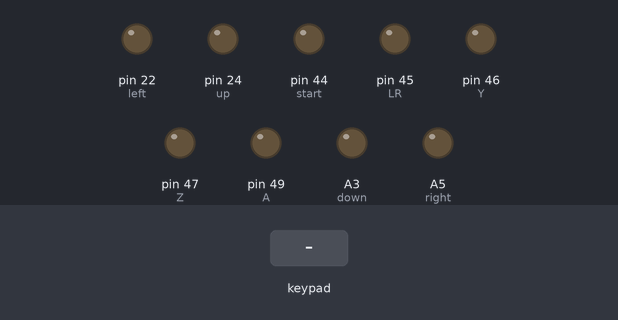
A sketch run on a simulated Arduino Mega 2560, built with avr-gcc and run on an emulated ATmega2560. On the bench: output pins drawn as LEDs (lit = HIGH). The inputs (shaded band) are chosen by the test bench.

Above: at 1.2 s.
1.3 s: key '7' pressed
At 2.2 s:
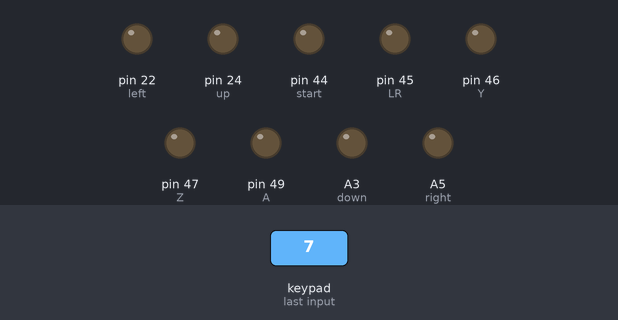
2.9 s: keypad keys 2 3 4 5 # pressed 0.4 s apart
At 3.0 s:
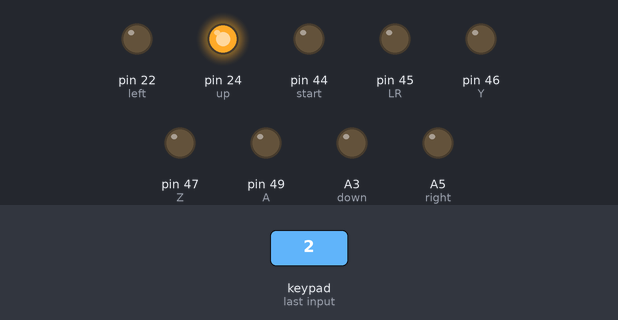
6.4 s: key '8' pressed
At 6.5 s:
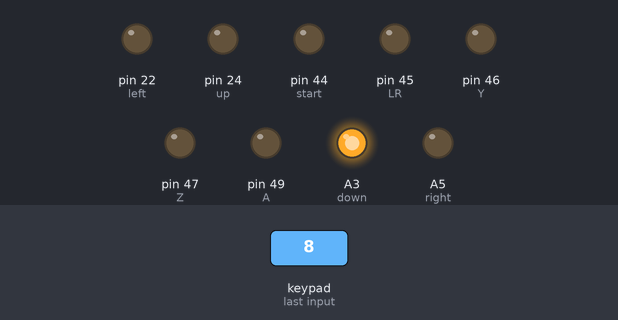
8.1 s: keypad keys 2 3 4 5 A pressed 0.4 s apart
At 9.0 s:
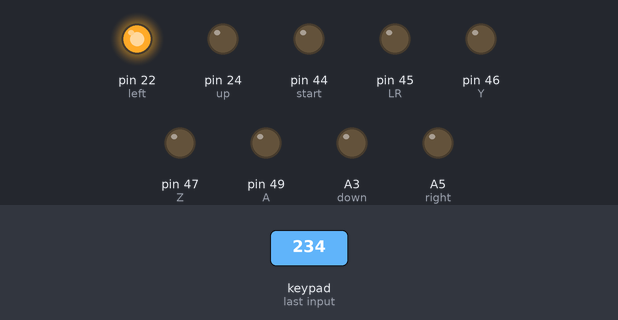
11.6 s: key '0' pressed
At 11.7 s:
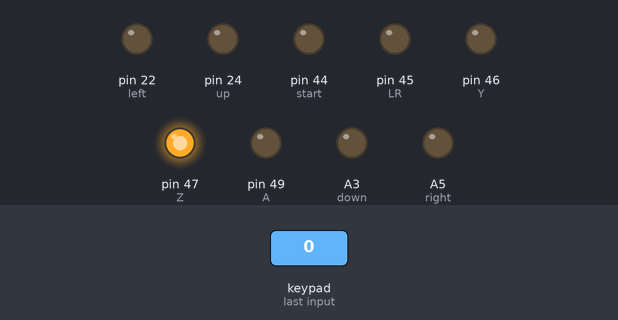
13.3 s: keypad keys 6 7 8 9 pressed 0.4 s apart
At 13.4 s:
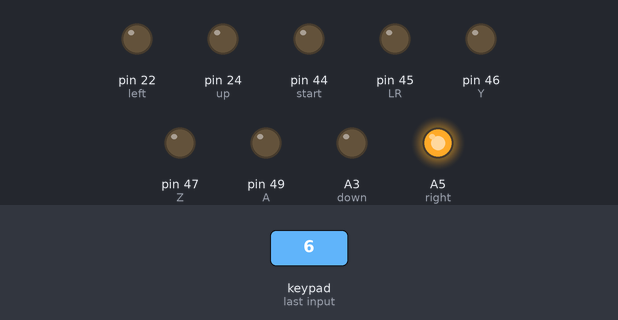
Timing chart, 0 to 16.3 s (numbered marks = the images above; inputs shaded):
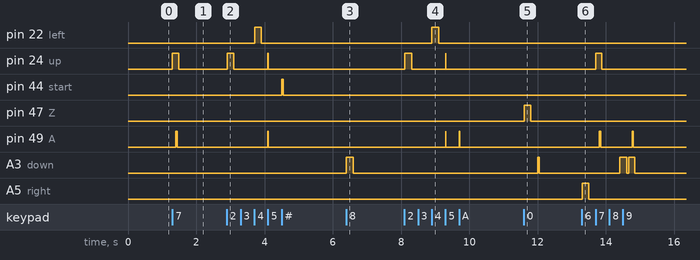

Measured:
- after the input at 1.3 s, pin 24 (up): LOW → HIGH at once, → LOW 0.18 s later; pin 49 (A): LOW → HIGH after 0.10 s, → LOW 0.04 s later
- after the input at 2.9 s, pin 22 (left): LOW → HIGH after 0.81 s, → LOW 0.20 s later; pin 24 (up): LOW → HIGH at once, → LOW 0.20 s later, → HIGH 1.0 s later, → LOW 0.01 s later; pin 44 (start): LOW → HIGH after 1.6 s, → LOW 0.04 s later; pin 49 (A): LOW → HIGH after 1.2 s, → LOW 0.01 s later
- after the input at 6.4 s, A3 (down): LOW → HIGH at once, → LOW 0.20 s later
- after the input at 8.1 s, pin 22 (left): LOW → HIGH after 0.80 s, → LOW 0.20 s later; pin 24 (up): LOW → HIGH at once, → LOW 0.20 s later, → HIGH 1.0 s later, → LOW 0.01 s later; pin 49 (A): alternates HIGH for 0.02 s and LOW for 0.39 s, 4 changes in all, then stays LOW, starting after 1.2 s
- after the input at 11.6 s, pin 47 (Z): LOW → HIGH at once, → LOW 0.20 s later; A3 (down): LOW → HIGH after 0.40 s, → LOW 0.05 s later
- after the input at 13.3 s, pin 24 (up): LOW → HIGH after 0.41 s, → LOW 0.18 s later; pin 49 (A): alternates HIGH for 0.04 s and LOW for 0.92 s, 4 changes in all, then stays LOW, starting after 0.51 s

The sketch:

keypad_smash_wolf.ino
```cpp
#include <Keypad.h>

const int left = 22;
const int right = A5;
const int up = 24;
const int down = A3;
const int Z = 47;
const int start = 44;
const int A = 49;
const int B = 48;
const int Y = 46;
const int LR = 45;
const int LTilt = 43;
const int RTilt = 42;
char lastKey = "";
const int timeToWait = 500;

const byte ROWS = 4; //four rows
const byte COLS = 4; //three columns
char keys[ROWS][COLS] = {
  {'1','4','7','*'},
  {'2','5','8','0'},
  {'3','6','9','#'},
  {'A','B','C','D'}
};

byte rowPins[ROWS] = {2, 3, 4, 5};
byte colPins[COLS] = {6, 7, 8, 9};

Keypad customKeypad = Keypad( makeKeymap(keys), rowPins, colPins, ROWS, COLS );

void button40(int direct, int wait = 40) {
   digitalWrite(direct, HIGH);
   delay(wait);
   digitalWrite(direct, LOW);
   delay(40);
}

void reset() {
  delay(100);
  digitalWrite(LR, HIGH);
  delay(400);
  digitalWrite(A, HIGH);
  delay(100);
  digitalWrite(LR, LOW);
  digitalWrite(A, LOW);
  delay(400);
}

void dashDance() {
  for (int x = 0; x < 10; x++){
    digitalWrite(left, LOW);
    digitalWrite(right, HIGH);
    delay(67);
    digitalWrite(right, LOW);
    digitalWrite(left, HIGH);
    delay(67);
  }
  digitalWrite(left, LOW);
}

void grabDownThrow() {
  digitalWrite(Z, HIGH);
  delay(200);
  digitalWrite(Z, LOW);
  delay(200);
  digitalWrite(down, HIGH);
  delay(50);
  digitalWrite(down, LOW);
  delay(200);

}

void Uair(int drift = false) {
  digitalWrite(Y, HIGH);
  delay(50);
  if (drift) {
    digitalWrite(drift, HIGH);
    delay(30);
    digitalWrite(drift, LOW);
  }
  digitalWrite(up, HIGH);
  digitalWrite(A, HIGH);
  delay(50);
  digitalWrite(Y, LOW);
  digitalWrite(up, LOW);
  delay(75);
  digitalWrite(down, HIGH);
  digitalWrite(A, LOW);
  delay(85);
  digitalWrite(down, LOW);
  delay(100);
}

void Nair(int drift = false) {
  button40(Y);
  if (drift) {
    digitalWrite(drift, HIGH);
    delay(40);
  }
  delay(125);
  if (drift) {
    digitalWrite(drift, LOW);
    digitalWrite(drift, LOW);
    digitalWrite(drift, LOW);

  }
  digitalWrite(A, HIGH);
  delay(400);
  digitalWrite(down, HIGH);
  if (drift) {
    digitalWrite(drift, HIGH);
  }
  delay(100);
  digitalWrite(Y, LOW);
  digitalWrite(A, LOW);
  delay(100);
  digitalWrite(drift, LOW);
  digitalWrite(down, LOW);
  delay(100);
}


void NairLeft(int wait = 150) {
  digitalWrite(left, HIGH);
  delay(wait);
  digitalWrite(Y, HIGH);
  delay(50);
  digitalWrite(Y, LOW);
  digitalWrite(left, LOW);
  digitalWrite(A, HIGH);
  delay(700);
  digitalWrite(down, HIGH);
  digitalWrite(A, LOW);
  delay(85);
  digitalWrite(down, LOW);
  delay(100);
}

void NairRight(int wait = 150) {
  digitalWrite(right, HIGH);
  delay(wait);
  digitalWrite(Y, HIGH);
  delay(50);
  digitalWrite(Y, LOW);
  digitalWrite(right, LOW);
  digitalWrite(A, HIGH);
  delay(700);
  digitalWrite(left, HIGH);
  delay(0);
  digitalWrite(left, LOW);
  digitalWrite(down, HIGH);
  digitalWrite(A, LOW);
  delay(85);
  digitalWrite(down, LOW);
  delay(100);
}


void Bair(int backward = left, int forward = right) {
  button40(Y);
  digitalWrite(forward, HIGH);
  delay(125);
  digitalWrite(forward, LOW);
  digitalWrite(backward, HIGH);
  digitalWrite(A, HIGH);
  delay(100);
  digitalWrite(backward, LOW);
  delay(300);
  digitalWrite(down, HIGH);
  delay(100);
  digitalWrite(Y, LOW);
  digitalWrite(A, LOW);
  delay(100);
  digitalWrite(down, LOW);
  delay(100);
}

void BAirLeft() {
  digitalWrite(left, HIGH);
  delay(250);
  digitalWrite(left, LOW);
  digitalWrite(right, HIGH);
  delay(50);
  digitalWrite(right, LOW);
  digitalWrite(Y, HIGH);
  delay(50);
  digitalWrite(Y, LOW);
  digitalWrite(left, HIGH);
  digitalWrite(A, HIGH);
  delay(100);
  digitalWrite(left, LOW);
  digitalWrite(A, LOW);
}

void BairRight() {
  digitalWrite(right, HIGH);
  delay(250);
  digitalWrite(right, LOW);
  digitalWrite(left, HIGH);
  delay(50);
  digitalWrite(left, LOW);
  digitalWrite(Y, HIGH);
  delay(50);
  digitalWrite(Y, LOW);
  digitalWrite(right, HIGH);
  digitalWrite(A, HIGH);
  delay(600);
  digitalWrite(right, LOW);
  digitalWrite(down, HIGH);
  digitalWrite(A, LOW);
  delay(85);
  digitalWrite(down, LOW);
  delay(100);
}

void smashAttack(int direct, int wait = 200) {
  digitalWrite(A, HIGH);
  digitalWrite(direct, HIGH);
  delay(wait);
  digitalWrite(A, LOW);
  digitalWrite(direct, LOW);
  delay(350);
}

void tilt(int direct) {
  digitalWrite(direct, HIGH);
  delay(100);
  button40(A);
  digitalWrite(direct, LOW);
  delay(500);
}

void testingCombo() {
  reset();
  button40(right);
  grabDownThrow();
  delay(600);
  Uair(right);
  delay(250);
  button40(down);
  delay(300);
  Nair(right);
  Nair(left);
}

void NairLoop() {
  reset();
  button40(right);
  grabDownThrow();
  delay(600);
  Nair();
  tilt(up);
  Nair(left);
  tilt(up);
  Nair(right);
  tilt(up);
  Nair();
}

void setup() {
  Serial.begin(9600);
  pinMode(start, OUTPUT);
  pinMode(up, OUTPUT);
  pinMode(down, OUTPUT);
  pinMode(left, OUTPUT);
  pinMode(right, OUTPUT);
  pinMode(A, OUTPUT);
  pinMode(Y, OUTPUT);
  pinMode(Z, OUTPUT);
  pinMode(LR, OUTPUT);

}

void loop() {
  // put your main code here, to run repeatedly:
   char key = customKeypad.getKey();
   if (key == '1') {
     button40(RTilt);

   } else if (key == '2') {
     button40(up, 200);

   } else if (key == '3') {
     button40(LTilt);

   } else if (key == 'A') {
     button40(A, 20);

   } else if (key == '4') {
    button40(left, 200);

   } else if (key == '5') {
     smashAttack(up, 10);

   } else if (key == '6') {
     button40(right, 200);

   } else if (key == 'B') {
     button40(B);

   } else if (key == '7') {
     tilt(up);

   } else if (key == '8') {
     button40(down, 200);

   } else if (key == '9') {
     tilt(down);

   } else if (key == 'C') {

   } else if (key == '*') {

   } else if (key == '0') {
     grabDownThrow();

   }else if (key == '#' && lastKey == '#') {
     reset();
   } else if (key == '#') {
     button40(start);
   }else if (key == 'D') {
   }
}
```
